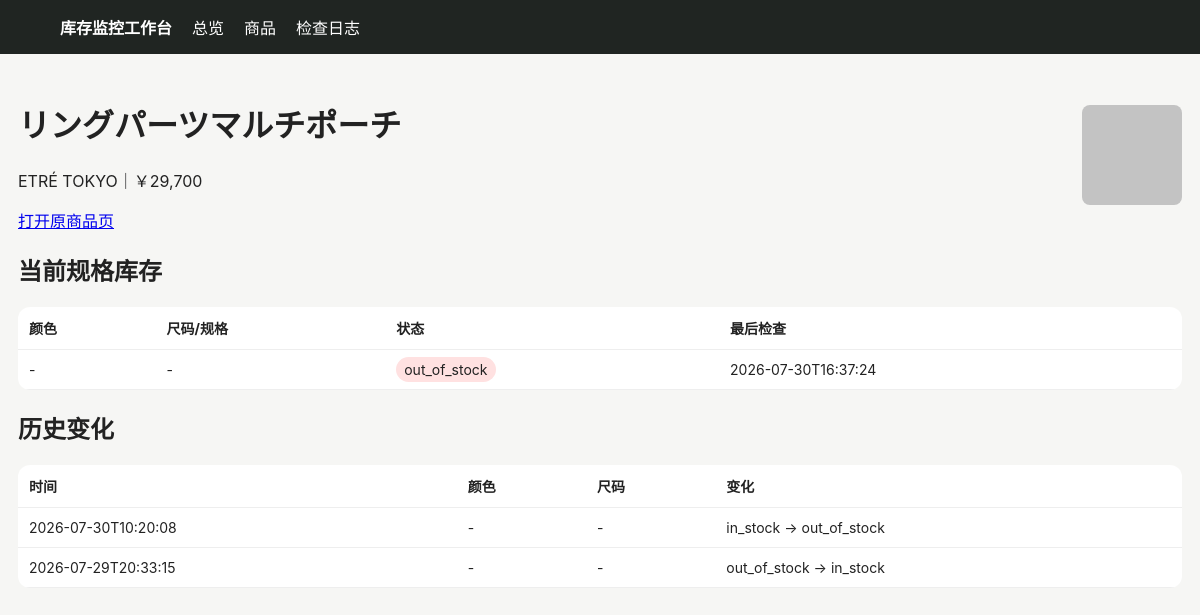
Before: /product/289 with the older database file.
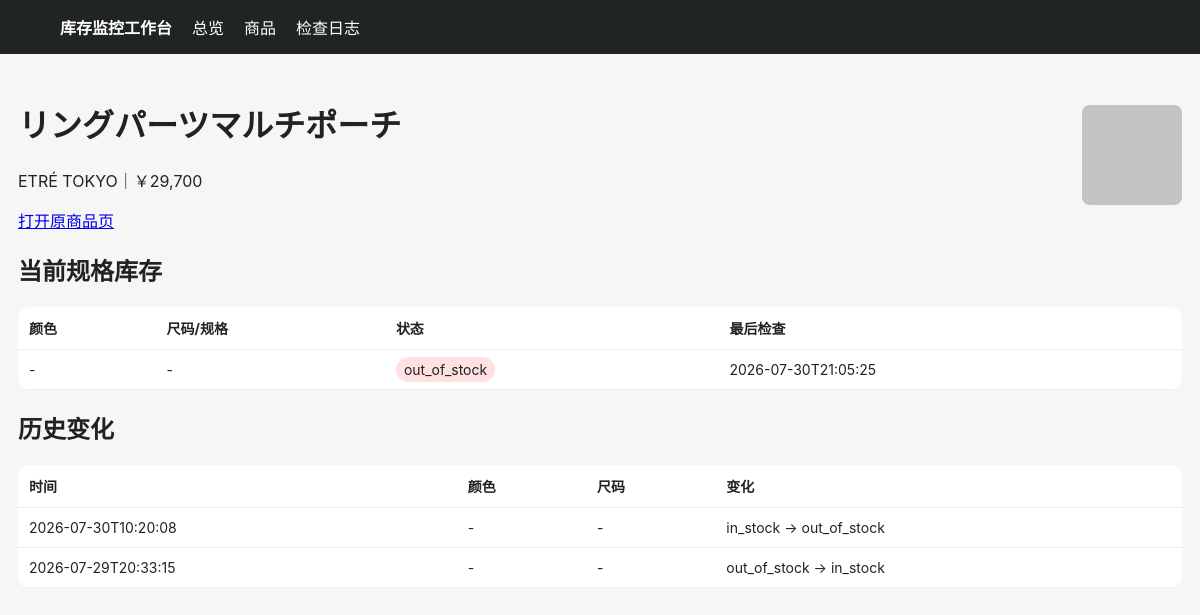
After: the same page with the newer database file.
### tables this page shows
CREATE TABLE variants (
 id INTEGER PRIMARY KEY AUTOINCREMENT,
 product_id INTEGER NOT NULL,
 color TEXT NOT NULL DEFAULT '',
 size TEXT NOT NULL DEFAULT '',
 status TEXT NOT NULL,
 last_checked TEXT NOT NULL,
 UNIQUE(product_id, color, size)
);

### app/main.py (the view)
@app.get("/product/{pid}")
def product(request: Request, pid: int):
    with conn() as c:
        p=c.execute("SELECT * FROM products WHERE id=?",(pid,)).fetchone()
        vs=c.execute("SELECT * FROM variants WHERE product_id=? ORDER BY color,size",(pid,)).fetchall()
        cs=c.execute("SELECT * FROM changes WHERE product_id=? ORDER BY detected_at DESC",(pid,)).fetchall()
    return templates.TemplateResponse("product.html", {"request":request,"p":p,"variants":vs,"changes":cs})

### app/templates/product.html
{% extends "base.html" %}{% block content %}<div class="top"><div><h1>{{p.name}}</h1><p>{{p.site}}｜{{p.price}}</p><a href="{{p.url}}" target="_blank">打开原商品页</a></div>{% if p.image_url %}<img class="thumb" style="width:100px;height:100px" src="{{p.image_url}}">{% endif %}</div>
<h2>当前规格库存</h2><table><tr><th>颜色</th><th>尺码/规格</th><th>状态</th><th>最后检查</th></tr>{% for v in variants %}<tr><td>{{v.color or "-"}}</td><td>{{v.size or "-"}}</td><td><span class="badge {{v.status}}">{{v.status}}</span></td><td>{{v.last_checked}}</td></tr>{% endfor %}</table>
<h2>历史变化</h2><table><tr><th>时间</th><th>颜色</th><th>尺码</th><th>变化</th></tr>{% for c in changes %}<tr><td>{{c.detected_at}}</td><td>{{c.color or "-"}}</td><td>{{c.size or "-"}}</td><td>{{c.old_status}} → {{c.new_status}}</td></tr>{% endfor %}</table>{% endblock %}

Changed rows visible on the page:
changed variants "out_of_stock": last_checked "2026-07-30T16:37:24" → "2026-07-30T21:05:25"
